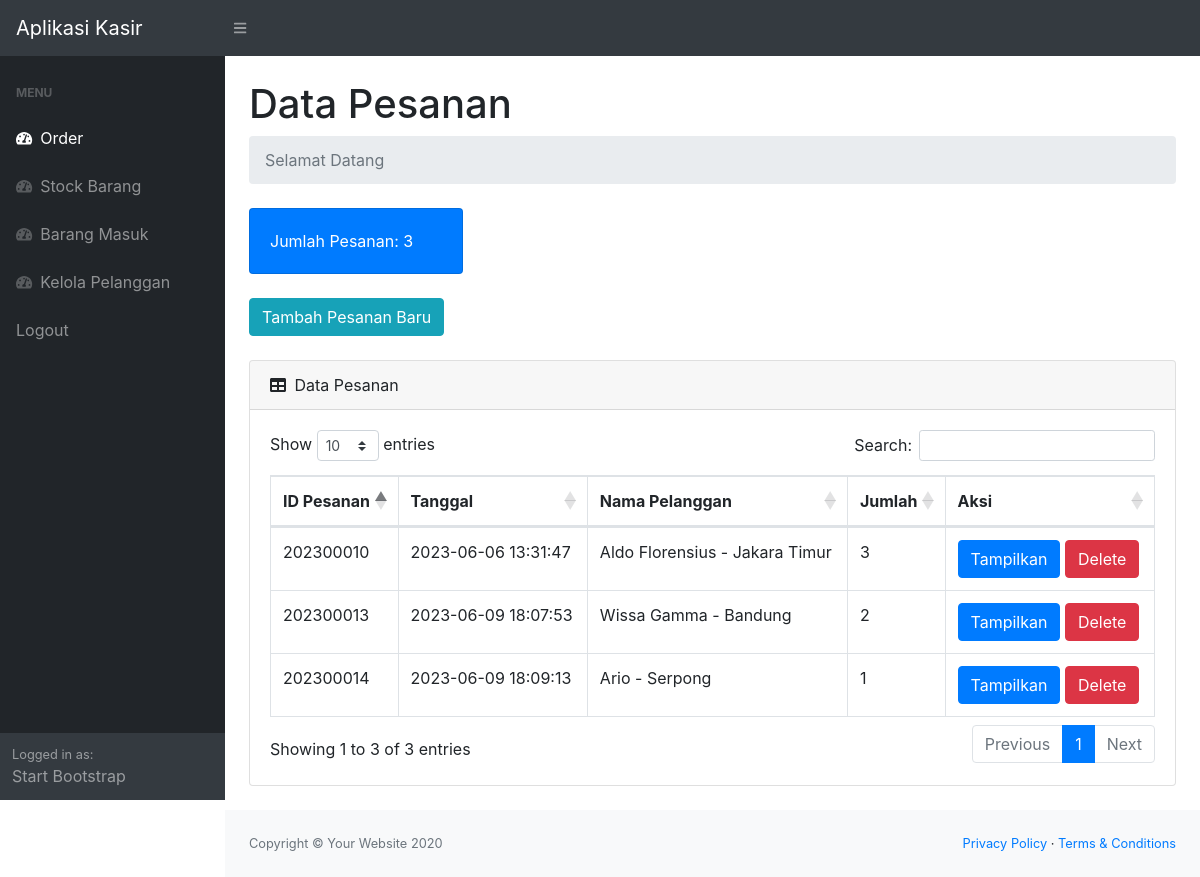
The app's page /index.php (signed in) with its own data.
### tables this page shows
CREATE TABLE `pesanan` (
  `idorder` int(11) NOT NULL,
  `tanggal` timestamp NOT NULL DEFAULT current_timestamp(),
  `idpelanggan` int(11) NOT NULL
);

CREATE TABLE `pelanggan` (
  `idpelanggan` int(11) NOT NULL,
  `namapelanggan` varchar(30) NOT NULL,
  `notelp` varchar(15) NOT NULL,
  `alamat` text NOT NULL
);

### index.php (the view, shortened to what this page needs)
<?php
require 'ceklogin.php';
$h1 = mysqli_query($c,"select * from pesanan");
$h2 = mysqli_num_rows($h1);
?>
<!DOCTYPE html>
<html lang="en">
    <head>
        <link href="css/styles.css" rel="stylesheet" />
        <link href="https://cdn.datatables.net/1.10.20/css/dataTables.bootstrap4.min.css" rel="stylesheet" />
    </head>
    <body class="sb-nav-fixed">
        <nav class="sb-topnav navbar navbar-expand navbar-dark bg-dark">
            <a class="navbar-brand" href="index.php">Aplikasi Kasir</a>
            <button class="btn btn-link btn-sm order-1 order-lg-0" id="sidebarToggle" href="#"><i class="fas fa-bars"></i></button>
        </nav>
        <div id="layoutSidenav">
            <div id="layoutSidenav_nav">
                <nav class="sb-sidenav accordion sb-sidenav-dark" id="sidenavAccordion">
                    <div class="sb-sidenav-menu">
                        <div class="nav">
                            <div class="sb-sidenav-menu-heading">Menu</div>
                            <a class="nav-link" href="index.php">
                                <div class="sb-nav-link-icon"><i class="fas fa-tachometer-alt"></i></div>
                                Order
                            </a>
                            <a class="nav-link" href="stock.php">
                                <div class="sb-nav-link-icon"><i class="fas fa-tachometer-alt"></i></div>
                                Stock Barang
                            </a>
                            <a class="nav-link" href="masuk.php">
                                <div class="sb-nav-link-icon"><i class="fas fa-tachometer-alt"></i></div>
                                Barang Masuk
                            </a>
                            <a class="nav-link" href="pelanggan.php">
                                <div class="sb-nav-link-icon"><i class="fas fa-tachometer-alt"></i></div>
                                Kelola Pelanggan
                            </a>
                            <a class="nav-link" href="logout.php">
                                Logout
                            </a>
                        </div>
                    </div>
                    <div class="sb-sidenav-footer">
                        <div class="small">Logged in as:</div>
                        Start Bootstrap
                    </div>
                </nav>
            </div>
            <div id="layoutSidenav_content">
                <main>
                    <div class="container-fluid">
                        <h1 class="mt-4">Data Pesanan</h1>
                        <ol class="breadcrumb mb-4">
                            <li class="breadcrumb-item active">Selamat Datang</li>
                        </ol>
                        <div class="row">
                            <div class="col-xl-3 col-md-6">
                                <div class="card bg-primary text-white mb-4">
                                    <div class="card-body">Jumlah Pesanan: <?=$h2;?> </div>
                                </div>
                            </div>
                        </div>
                        <button type="button" class="btn btn-info mb-4" data-toggle="modal" data-target="#myModal">
                            Tambah Pesanan Baru
                        </button>
                        <div class="card mb-4">
                            <div class="card-header">
                                <i class="fas fa-table mr-1"></i>
                                Data Pesanan
                            </div>
                            <div class="card-body">
                                <div class="table-responsive">
                                    <table class="table table-bordered" id="dataTable" width="100%" cellspacing="0">
                                        <thead>
                                            <tr>
                                                <th>ID Pesanan</th>
                                                <th>Tanggal</th>
                                                <th>Nama Pelanggan</th>
                                                <th>Jumlah</th>
                                                <th>Aksi</th>
                                            </tr>
                                        </thead>
                                        <tbody>
                                        <?php
                                        $get = mysqli_query($c,"select * from pesanan p, pelanggan pl where p.idpelanggan=pl.idpelanggan");
                                        while($p=mysqli_fetch_array($get)){
                                        $idorder = $p['idorder'];
                                        $tanggal = $p['tanggal'];
                                        $namapelanggan = $p['namapelanggan'];
                                        $alamat = $p['alamat'];
                                        $hitungjumlah = mysqli_query($c,"select * from detailpesanan where idpesanan='$idorder'");
                                        $jumlah = mysqli_num_rows($hitungjumlah);
                                        ?>
                                            <tr>
                                                <td><?=$idorder;?></td>
                                                <td><?=$tanggal;?></td>
                                                <td><?=$namapelanggan;?> - <?=$alamat;?></td>
                                                <td><?=$jumlah;?></td>
                                                <td>
                                                    <a href="view.php?idp=<?=$idorder;?>" class="btn btn-primary" target="blank">Tampilkan</a>
                                                    <button type="button" class="btn btn-danger" data-toggle="modal" data-target="#delete<?=$idorder;?>">
                                                        Delete
                                                    </button>
                                                </td>
                                            </tr>
                                    <?php
                                    };
                                    ?>
                                        </tbody>
                                    </table>
                                </div>
                            </div>
                        </div>
                    </div>
                </main>
                <footer class="py-4 bg-light mt-auto">
                    <div class="container-fluid">
                        <div class="d-flex align-items-center justify-content-between small">
                            <div class="text-muted">Copyright &copy; Your Website 2020</div>
                            <div>
                                <a href="#">Privacy Policy</a>
                                &middot;
                                <a href="#">Terms &amp; Conditions</a>
                            </div>
                        </div>
                    </div>
                </footer>
            </div>
        </div>
    </body>
</html>

### records on screen
pesanan: idorder "202300010", tanggal "2023-06-06 13:31:47", idpelanggan.namapelanggan "Aldo Florensius", idpelanggan.alamat "Jakara Timur", jumlah "3"
pesanan: idorder "202300013", tanggal "2023-06-09 18:07:53", idpelanggan.namapelanggan "Wissa Gamma", idpelanggan.alamat "Bandung", jumlah "2"
pesanan: idorder "202300014", tanggal "2023-06-09 18:09:13", idpelanggan.namapelanggan "Ario", idpelanggan.alamat "Serpong", jumlah "1"

### other values on screen
$h2 "3"
